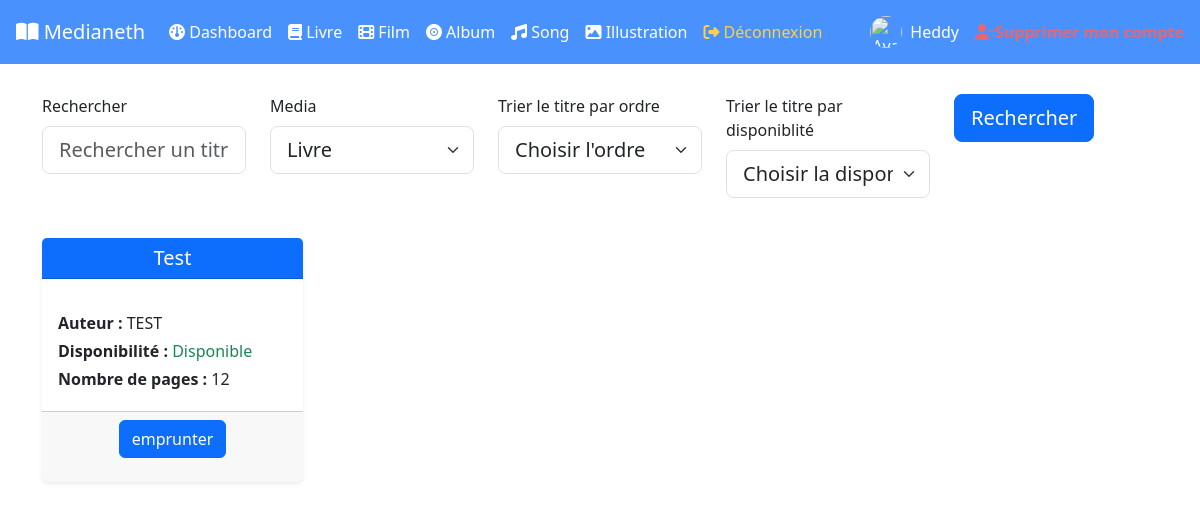
Page /Home/library (signed in) on the committed database.
### tables this page shows
CREATE TABLE `books` (
  `book_id` int NOT NULL,
  `title` varchar(100) DEFAULT NULL,
  `author` varchar(100) DEFAULT NULL,
  `disponibility` tinyint(1) DEFAULT NULL,
  `pageNumber` int DEFAULT NULL,
  `created_at` datetime NOT NULL DEFAULT CURRENT_TIMESTAMP,
  `updated_at` datetime NOT NULL DEFAULT CURRENT_TIMESTAMP,
  `illustration_id` int DEFAULT NULL
);

### controllers/HomeController.php (called while the page is built, shortened)
<?php
	function library(){
		$type="Book";
		$default="Book";
		$books = Book::GetBook();
		if(isset($_POST['disponibility'])){
			$dispo = $_POST['disponibility'];
		}else{
			$dispo = null;
		}
		switch($type) :
			case 'Book':
				if(!empty($dispo)){
					$media = Book::GetBookByDispo($dispo);
				}else{
					$media  = $books;
				}
				$fields = "book";
				$default = "Book";
				break;
		endswitch ;
		require_once('views/home/library.php') ;
	}

### models/Book.php (called while the page is built, shortened)
<?php
    class Book extends Media{
        public static function GetBook(){
            $connexion = connexionBdd() ;
            $requete = $connexion->prepare("SELECT book_id, title,author,disponibility,pageNumber,illustrations.link FROM books INNER JOIN illustrations ON books.illustration_id = illustrations.illustration_id") ;
            $requete->execute() ;
            $books = $requete->fetchAll(PDO::FETCH_ASSOC) ;
            return $books ;
        }
    }

### views/home/library.php (the view, shortened to what this page needs)
<html>
    <body>
        <div class="container my-4">
            <div class="row">
                <div class="col">
                    <form method="POST">
                        <div class="row">
                            <div class="col">
                                <label for="search" class="form-label">Rechercher</label>
                                <input type="text" name="search" value="<?php if(isset($search)){ echo $search ;}?>" class="form-control form-control-lg" placeholder="Rechercher un titre...">
                            </div>
                             <div class="col mb-0">
                                <label for="media" class="form-label">Media</label>
                                <select name="media" class="form-select form-select-lg">
                                    <?php if(isset($default)):?>
                                        <option value="<?= $default ?>" selected>
                                            <?= $default === 'Book' ? 'Livre' : ($default === 'Movie' ? 'Film' : 'Album') ?>
                                        </option>
                                    <?php else: ?>
                                        <option value="Book">Livre</option>
                                        <option value="Movie">Film</option>
                                        <option value="Album">Album</option>
                                    <?php endif;?>
                                </select>
                            </div>
                            <div class="col mb-0">
                                <label for="order" class="form-label">Trier le titre par ordre</label>
                                <select name="order" class="form-select form-select-lg">
                                    <option value="null">Choisir l'ordre</option>
                                </select>
                            </div>
                            <div class="col mb-0">
                                <label for="disponibility" class="form-label">Trier le titre par disponiblité</label>
                                <select name="disponibility" class="form-select form-select-lg">
                                    <option value="null">Choisir la disponibilité</option>
                                </select>
                            </div>
                            <div class="col">
                                <input title="lancer la recherche" type="submit" class="btn btn-primary btn-lg" name="rechercher" value="Rechercher">
                            </div>
                        </div>
                    </form>
                </div>
            </div>
        </div>
        <div class="container my-4">
            <?php if(!empty($media)): ?>
                <div class="row g-4">
                    <?php
                    if(isset($media)):
                        foreach($media as $row):
                            if($row['disponibility'] == true){
                                $dispo = "emprunter";
                                $status = "Disponible";
                            }else{
                                $dispo = "rendre";
                                $status = "Indisponible";
                            }
                    ?>
                    <div class="col-12 col-sm-6 col-md-4 col-lg-3">
                        <div class="card h-100 shadow-sm border-0">
                            <div class="card-header bg-primary text-white text-center py-2">
                                <h5 class="mb-0 text-truncate"><?php echo $row['title']; ?></h5>
                            </div>
                            <div class="card-body">
                                <p class="mb-1"><strong>Auteur :</strong> <?php echo $row['author']; ?></p>
                                <p class="mb-1"><strong>Disponibilité :</strong>
                                    <span class="<?= $row['disponibility'] ? 'text-success' : 'text-danger' ?>">
                                        <?php echo $status; ?>
                                    </span>
                                </p>
                                <?php
                                if($fields === 'book'){
                                    echo "<p class='mb-1'><strong>Nombre de pages :</strong> ".$row['pageNumber']."</p>";
                                }elseif ($fields === 'movie'){
                                    echo "<p class='mb-1'><strong>Durée du film :</strong> ".$row['duration']."h</p>";
                                    echo "<p class='mb-1'><strong>Genre :</strong> ".$row['genre']."</p>";
                                    $idString = "movie_id";
                                }elseif ($fields === 'album'){
                                    echo "<p class='mb-1'><strong>Nombre de chansons :</strong> ".$row['songNumber']."</p>";
                                    echo "<p class='mb-1'><strong>Éditeur :</strong> ".$row['editor']."</p>";
                                    $idString = "album_id";
                                }
                                ?>
                            </div>
                            <div class="card-footer d-flex justify-content-between align-items-center gap-2">
                                <div class="d-flex col align-item-center justify-content-center">
                                    <form action='/Medianeth/Home/<?php echo $dispo; ?>' method="post">
                                        <input  title="emprunter ou rendre le média" class = "btn btn-primary "type="submit" name="<?php echo $dispo; ?>" value="<?php echo $dispo; ?>"/>
                                    </form>
                                </div>
                            </div>
                        </div>
                    </div>
                    <?php
                        endforeach;
                    endif;
                    ?>
                <?php else: ?>
                    <h3 class="text-center">Aucun résultats</h3>
                <?php endif; ?>
            </div>
        </div>
    </body>
<html>

### assets/style.css (style rules this page uses)
body { padding-top: 70px; }

### rows in the picture
books: title "Test", author "TEST", disponibility "Disponible", pageNumber "12", emprunter "emprunter"

### other values in the picture
$_SESSION['login'] "Heddy"
